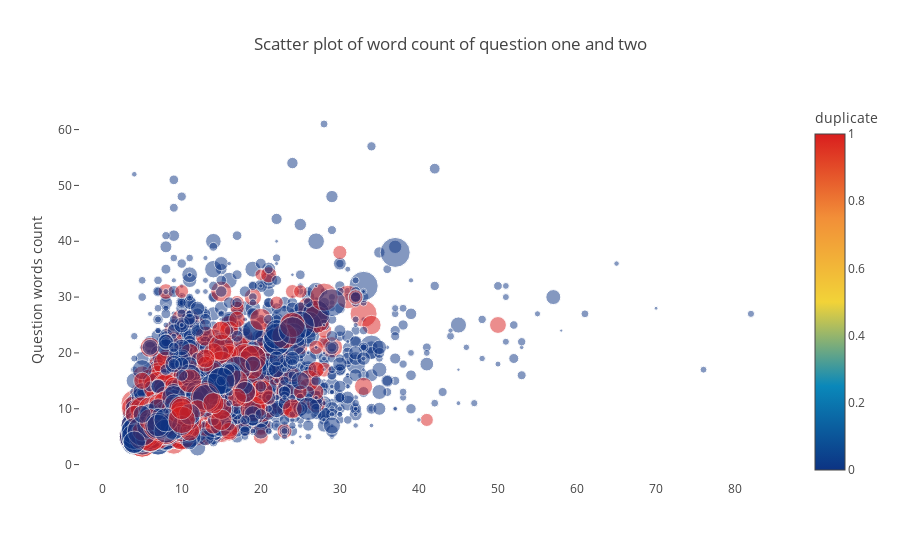

Notebook code for this chart:
### Code cell
trace = go.Scatter(
    y = X_train_mini['q1_n_words'].values,
    x = X_train_mini['q2_n_words'].values,
    mode='markers',
    marker=dict(
        size= X_train_mini['words_share'].values * 60,
        color = X_train_mini['is_duplicate'].values,
        colorscale='Portland',
        showscale=True,
        opacity=0.5,
        colorbar = dict(title = 'duplicate')
    ),
    text = np.round(X_train_mini['words_share'].values, decimals=2)
)
data = [trace]

layout= go.Layout(
    autosize= True,
    title= 'Scatter plot of word count of question one and two',
    hovermode= 'closest',
        xaxis=dict(
        showgrid=False,
        zeroline=False,
        showline=False
    ),
    yaxis=dict(
        title= 'Question words count',
        ticklen= 5,
        gridwidth= 2,
        showgrid=False,
        zeroline=False,
        showline=False,
    ),
    showlegend= False
)
fig = go.Figure(data=data, layout=layout)
py.iplot(fig,filename='scatterWords')

### Figure 1 — Plotly figure (JSON) as saved in the notebook; plotly's stock layout.template omitted (floating-point values rounded to 4 significant figures; data arrays with more than 128 entries replaced by an {"elided": "..."} marker saying what was removed)
{"data": [{"marker": {"color": {"elided": "5000 int values"}, "colorbar": {"title": "duplicate"}, "colorscale": "Portland", "opacity": 0.5, "showscale": true, "size": {"elided": "5000 float values"}}, "mode": "markers", "text": {"elided": "5000 float values"}, "type": "scatter", "x": {"elided": "5000 int values"}, "y": {"elided": "5000 int values"}}], "layout": {"autosize": true, "hovermode": "closest", "showlegend": false, "title": "Scatter plot of word count of question one and two", "xaxis": {"showgrid": false, "showline": false, "zeroline": false}, "yaxis": {"gridwidth": 2, "showgrid": false, "showline": false, "ticklen": 5, "title": "Question words count", "zeroline": false}}}
